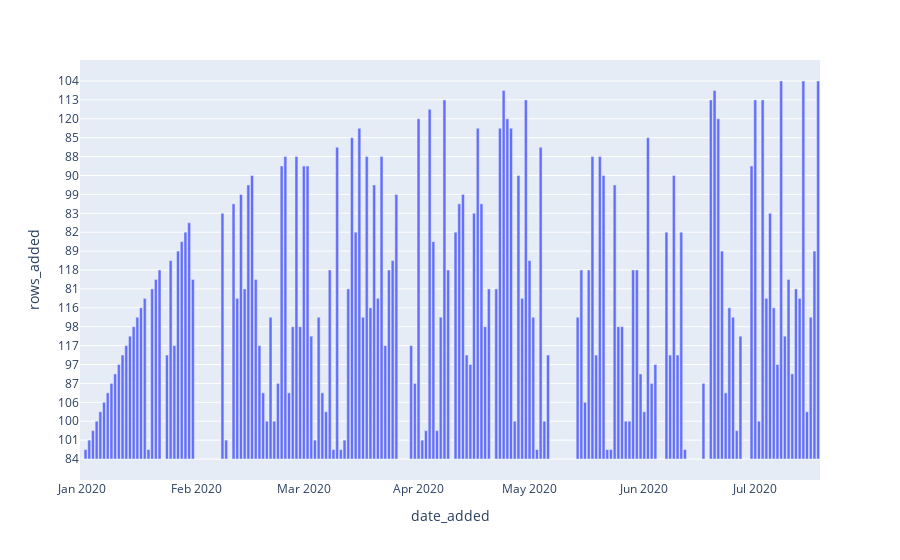

Notebook code cell kept with this figure:
### Code cell
exoplanets_query = """
SELECT
  DATE_ADDED,
  COUNT(*) AS ROWS_ADDED
FROM
  EXOPLANETS
GROUP BY
  DATE_ADDED;"""
exoplanets_query = '.\SqlVS.exe EXOPLANETS.db "' + exoplanets_query + '"'
exoplanets_query = exoplanets_query.replace('\n',' ')
result = os.popen(exoplanets_query).readlines()
x = []
y = []
for subresult in result:
    split_result = subresult.split('|')
    x.append(split_result[0])
    y.append(split_result[1].replace('\n',''))
df = pd.DataFrame({
    "date_added":x,
    "rows_added":y
})
fig = px.bar(df,x="date_added",y="rows_added")
fig.show()

### Figure 1 — Plotly figure (JSON) as saved in the notebook; plotly's stock layout.template omitted (floating-point values rounded to 4 significant figures; data arrays with more than 128 entries replaced by an {"elided": "..."} marker saying what was removed)
{"data": [{"alignmentgroup": "True", "hovertemplate": "date_added=%{x}<br>rows_added=%{y}<extra></extra>", "legendgroup": "", "marker": {"color": "#636efa", "pattern": {"shape": ""}}, "name": "", "offsetgroup": "", "orientation": "v", "showlegend": false, "textposition": "auto", "type": "bar", "x": {"elided": "175 str values"}, "xaxis": "x", "y": {"elided": "175 str values"}, "yaxis": "y"}], "layout": {"barmode": "relative", "legend": {"tracegroupgap": 0}, "margin": {"t": 60}, "xaxis": {"anchor": "y", "domain": [0, 1], "title": {"text": "date_added"}}, "yaxis": {"anchor": "x", "domain": [0, 1], "title": {"text": "rows_added"}}}}
